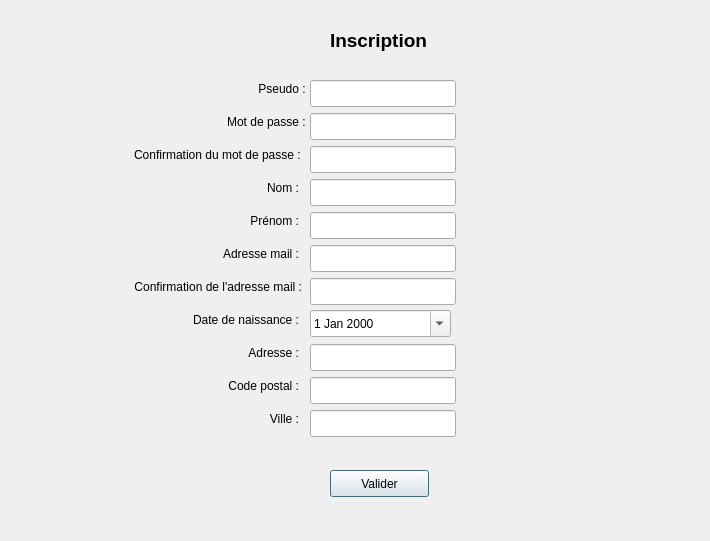
<?xml version="1.0" encoding="UTF-8"?>
<ui version="4.0">
 <class>DialogInscription</class>
 <widget class="QDialog" name="DialogInscription">
  <property name="geometry">
   <rect>
    <x>0</x>
    <y>0</y>
    <width>710</width>
    <height>541</height>
   </rect>
  </property>
  <property name="minimumSize">
   <size>
    <width>710</width>
    <height>541</height>
   </size>
  </property>
  <property name="maximumSize">
   <size>
    <width>710</width>
    <height>541</height>
   </size>
  </property>
  <property name="windowTitle">
   <string>Inscription</string>
  </property>
  <property name="modal">
   <bool>true</bool>
  </property>
  <widget class="QLabel" name="labelPseudo">
   <property name="geometry">
    <rect>
     <x>88</x>
     <y>80</y>
     <width>221</width>
     <height>17</height>
    </rect>
   </property>
   <property name="text">
    <string>Pseudo : </string>
   </property>
   <property name="alignment">
    <set>Qt::AlignRight|Qt::AlignTrailing|Qt::AlignVCenter</set>
   </property>
  </widget>
  <widget class="QLineEdit" name="valPseudo">
   <property name="geometry">
    <rect>
     <x>310</x>
     <y>80</y>
     <width>146</width>
     <height>27</height>
    </rect>
   </property>
  </widget>
  <widget class="QLabel" name="labelMdp">
   <property name="geometry">
    <rect>
     <x>88</x>
     <y>113</y>
     <width>221</width>
     <height>17</height>
    </rect>
   </property>
   <property name="text">
    <string>Mot de passe : </string>
   </property>
   <property name="alignment">
    <set>Qt::AlignRight|Qt::AlignTrailing|Qt::AlignVCenter</set>
   </property>
  </widget>
  <widget class="QLineEdit" name="valMdp">
   <property name="geometry">
    <rect>
     <x>310</x>
     <y>113</y>
     <width>146</width>
     <height>27</height>
    </rect>
   </property>
  </widget>
  <widget class="QLabel" name="labelMdp2">
   <property name="geometry">
    <rect>
     <x>88</x>
     <y>146</y>
     <width>216</width>
     <height>17</height>
    </rect>
   </property>
   <property name="text">
    <string>Confirmation du mot de passe : </string>
   </property>
   <property name="alignment">
    <set>Qt::AlignRight|Qt::AlignTrailing|Qt::AlignVCenter</set>
   </property>
  </widget>
  <widget class="QLineEdit" name="valMdp2">
   <property name="geometry">
    <rect>
     <x>310</x>
     <y>146</y>
     <width>146</width>
     <height>27</height>
    </rect>
   </property>
  </widget>
  <widget class="QLabel" name="labelNom">
   <property name="geometry">
    <rect>
     <x>88</x>
     <y>179</y>
     <width>211</width>
     <height>17</height>
    </rect>
   </property>
   <property name="text">
    <string>Nom :</string>
   </property>
   <property name="alignment">
    <set>Qt::AlignRight|Qt::AlignTrailing|Qt::AlignVCenter</set>
   </property>
  </widget>
  <widget class="QLineEdit" name="valNom">
   <property name="geometry">
    <rect>
     <x>310</x>
     <y>179</y>
     <width>146</width>
     <height>27</height>
    </rect>
   </property>
  </widget>
  <widget class="QLabel" name="labelPrenom">
   <property name="geometry">
    <rect>
     <x>88</x>
     <y>212</y>
     <width>211</width>
     <height>17</height>
    </rect>
   </property>
   <property name="text">
    <string>Prénom :</string>
   </property>
   <property name="alignment">
    <set>Qt::AlignRight|Qt::AlignTrailing|Qt::AlignVCenter</set>
   </property>
  </widget>
  <widget class="QLineEdit" name="valPrenom">
   <property name="geometry">
    <rect>
     <x>310</x>
     <y>212</y>
     <width>146</width>
     <height>27</height>
    </rect>
   </property>
  </widget>
  <widget class="QLabel" name="labelMail">
   <property name="geometry">
    <rect>
     <x>88</x>
     <y>245</y>
     <width>211</width>
     <height>17</height>
    </rect>
   </property>
   <property name="text">
    <string>Adresse mail :</string>
   </property>
   <property name="alignment">
    <set>Qt::AlignRight|Qt::AlignTrailing|Qt::AlignVCenter</set>
   </property>
  </widget>
  <widget class="QLineEdit" name="valMail">
   <property name="geometry">
    <rect>
     <x>310</x>
     <y>245</y>
     <width>146</width>
     <height>27</height>
    </rect>
   </property>
  </widget>
  <widget class="QLabel" name="labelMail2">
   <property name="geometry">
    <rect>
     <x>88</x>
     <y>278</y>
     <width>214</width>
     <height>17</height>
    </rect>
   </property>
   <property name="text">
    <string>Confirmation de l'adresse mail :</string>
   </property>
   <property name="alignment">
    <set>Qt::AlignRight|Qt::AlignTrailing|Qt::AlignVCenter</set>
   </property>
  </widget>
  <widget class="QLineEdit" name="valMail2">
   <property name="geometry">
    <rect>
     <x>310</x>
     <y>278</y>
     <width>146</width>
     <height>27</height>
    </rect>
   </property>
  </widget>
  <widget class="QLabel" name="labelDateNaissance">
   <property name="geometry">
    <rect>
     <x>88</x>
     <y>311</y>
     <width>211</width>
     <height>17</height>
    </rect>
   </property>
   <property name="text">
    <string>Date de naissance :</string>
   </property>
   <property name="alignment">
    <set>Qt::AlignRight|Qt::AlignTrailing|Qt::AlignVCenter</set>
   </property>
  </widget>
  <widget class="QLabel" name="labelAdresse">
   <property name="geometry">
    <rect>
     <x>88</x>
     <y>344</y>
     <width>211</width>
     <height>17</height>
    </rect>
   </property>
   <property name="text">
    <string>Adresse :</string>
   </property>
   <property name="alignment">
    <set>Qt::AlignRight|Qt::AlignTrailing|Qt::AlignVCenter</set>
   </property>
  </widget>
  <widget class="QLineEdit" name="valAdresse">
   <property name="geometry">
    <rect>
     <x>310</x>
     <y>344</y>
     <width>146</width>
     <height>27</height>
    </rect>
   </property>
  </widget>
  <widget class="QLabel" name="labelCodePostal">
   <property name="geometry">
    <rect>
     <x>88</x>
     <y>377</y>
     <width>211</width>
     <height>17</height>
    </rect>
   </property>
   <property name="text">
    <string>Code postal :</string>
   </property>
   <property name="alignment">
    <set>Qt::AlignRight|Qt::AlignTrailing|Qt::AlignVCenter</set>
   </property>
  </widget>
  <widget class="QLineEdit" name="valCodePostal">
   <property name="geometry">
    <rect>
     <x>310</x>
     <y>377</y>
     <width>146</width>
     <height>27</height>
    </rect>
   </property>
  </widget>
  <widget class="QLabel" name="labelVille">
   <property name="geometry">
    <rect>
     <x>88</x>
     <y>410</y>
     <width>211</width>
     <height>17</height>
    </rect>
   </property>
   <property name="text">
    <string>Ville :</string>
   </property>
   <property name="alignment">
    <set>Qt::AlignRight|Qt::AlignTrailing|Qt::AlignVCenter</set>
   </property>
  </widget>
  <widget class="QLineEdit" name="valVille">
   <property name="geometry">
    <rect>
     <x>310</x>
     <y>410</y>
     <width>146</width>
     <height>27</height>
    </rect>
   </property>
  </widget>
  <widget class="QLabel" name="labelInscription">
   <property name="geometry">
    <rect>
     <x>330</x>
     <y>30</y>
     <width>101</width>
     <height>21</height>
    </rect>
   </property>
   <property name="font">
    <font>
     <pointsize>14</pointsize>
     <weight>75</weight>
     <bold>true</bold>
    </font>
   </property>
   <property name="text">
    <string>Inscription</string>
   </property>
  </widget>
  <widget class="QPushButton" name="boutonValider">
   <property name="geometry">
    <rect>
     <x>330</x>
     <y>470</y>
     <width>99</width>
     <height>27</height>
    </rect>
   </property>
   <property name="text">
    <string>Valider</string>
   </property>
  </widget>
  <widget class="QDateEdit" name="valDateNaissance">
   <property name="geometry">
    <rect>
     <x>310</x>
     <y>310</y>
     <width>141</width>
     <height>27</height>
    </rect>
   </property>
   <property name="maximumDate">
    <date>
     <year>2015</year>
     <month>12</month>
     <day>31</day>
    </date>
   </property>
   <property name="minimumDate">
    <date>
     <year>1900</year>
     <month>12</month>
     <day>1</day>
    </date>
   </property>
   <property name="calendarPopup">
    <bool>true</bool>
   </property>
  </widget>
 </widget>
 <resources/>
 <connections/>
</ui>
